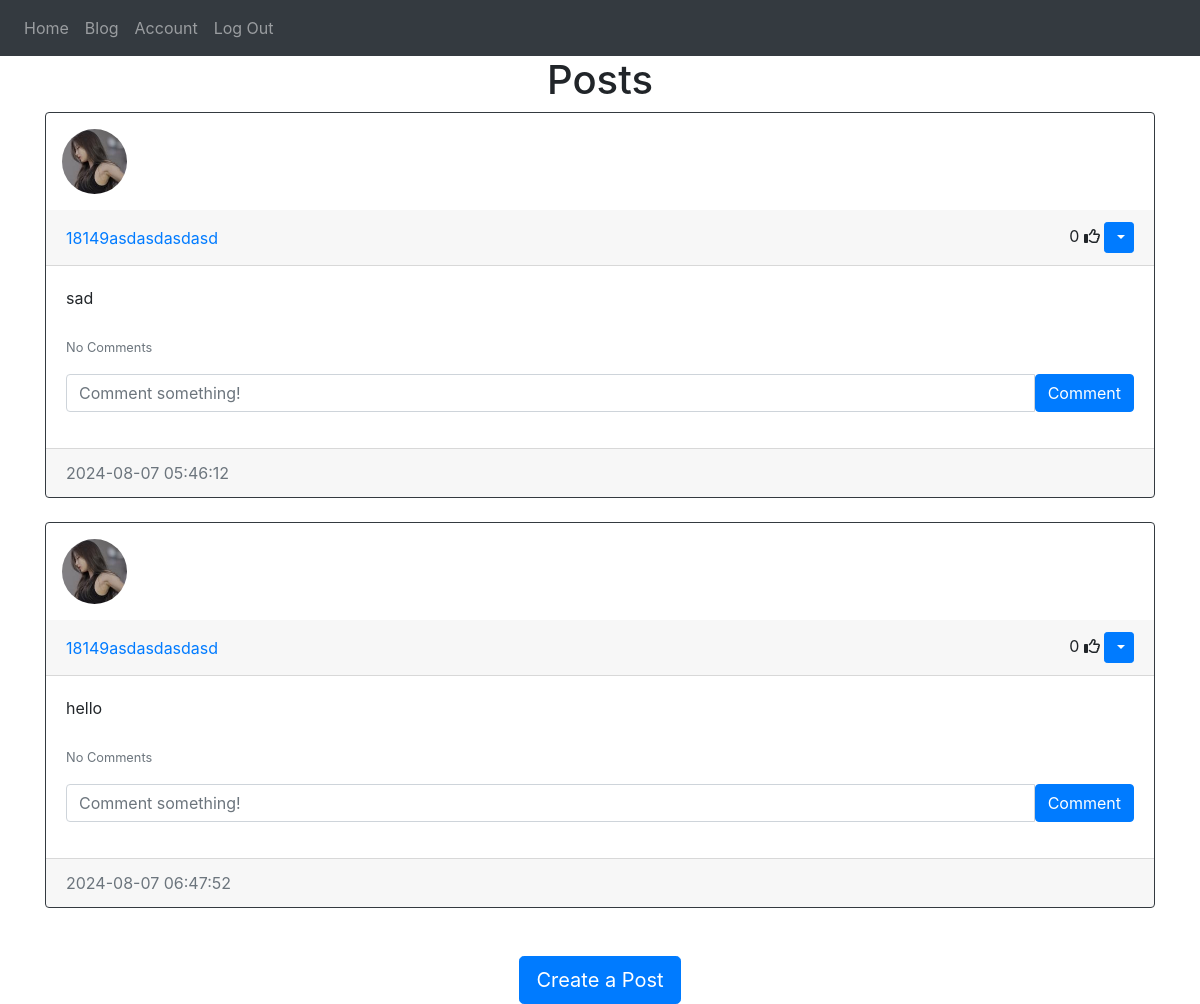
/blog (signed in), run on the app's committed database.
### website/models.py (models this page shows)
class Post(db.Model):
    id = db.Column(db.Integer, primary_key=True)
    text = db.Column(db.Text, nullable=False)
    date_created = db.Column(db.DateTime(timezone=True), default=func.now())
    author = db.Column(db.Integer, db.ForeignKey('user.id', ondelete='CASCADE'), nullable=False)
    likes = db.relationship('Like', backref='post', passive_deletes=True)
    comments = db.relationship('Comment', backref='post', passive_deletes=True)

class User(db.Model, UserMixin):
    id = db.Column(db.Integer, primary_key=True)
    email = db.Column(db.String(150), unique=True)
    username = db.Column(db.String(150), unique=True)
    password = db.Column(db.String(150))
    image_file = db.Column(db.String(20), nullable = False, default = 'default.jpg')
    date_created = db.Column(db.DateTime(timezone=True), default=func.now())
    posts = db.relationship('Post', backref='user', passive_deletes=True)
    likes = db.relationship('Like', backref='user', passive_deletes=True)
    comments = db.relationship('Comment', backref='user', passive_deletes=True)

### website/views.py (the view)
@views.route("/blog")
@login_required
def blog():
    posts = Post.query.all()
    return render_template("blog.html", user=current_user, posts=posts)

### website/__init__.py (called while the page is built)
def create_app():
    app = Flask(__name__)
    app.config['SECRET_KEY'] = "iP8BYFmrKH"
    app.config['SQLALCHEMY_DATABASE_URI'] = f'sqlite:///{DB_NAME}'
    db.init_app(app)
    from .views import views
    from .auth import auth
    app.register_blueprint(views, url_prefix="/")
    app.register_blueprint(auth, url_prefix="/")
    from .models import User, Post
    with app.app_context():
        db.create_all()
    login_manager = LoginManager()
    login_manager.login_view = "auth.login"
    login_manager.init_app(app)
    @login_manager.user_loader
    def load_user(id):
        return User.query.get(int(id))
    return app

### website/templates/blog.html
{% extends "posts_div.html" %}{% block title %}Blog{% endblock %}

### website/templates/posts_div.html (shortened to what this page needs)
{% extends "template.html" %}{% block title %}Home{% endblock %}
{% block content %}
<h1 align="center">{% block header %}Posts{% endblock %}</h1>
<div id="posts">
    {% for post in posts %}
    <div class="card border-dark">
        <img class = "rounded-circle article-img" src="{{ url_for('static', filename='profile_pics/' + post.user.image_file)}}"></img>
        <div class="card-header d-flex justify-content-between align-items-center">
            <a href="/posts/{{post.user.username}}">{{post.user.username}}</a>
            <div>
                <span id="likes-count-{{post.id}}">
                    {{ post.likes|length }}</span>
                    {% if user.id in post.likes|map(attribute="author")|list %}
                    <i
                        class="fas fa-thumbs-up"
                        id="like-button-{{post.id}}"
                        onclick="like({{post.id}})"
                    ></i>
                    {% else %}
                    <i
                        class="far fa-thumbs-up"
                        id="like-button-{{post.id}}"
                        onclick="like({{post.id}})"
                    ></i>
                    {% endif %}
                {% if user.id == post.author %}
                <div class="btn-group">
                  <button
                      type="button"
                      class="btn btn-sm btn-primary dropdown-toggle"
                     data-bs-toggle="dropdown">
                 </button>
                </div>
                {% endif %}
            </div>
        </div>
        <div class="card-body">
            <div class="card-text">{{post.text}}</div>
            <br/>
            <p class="card-text">
                {% if post.comments|length > 0 %}
                <a data-bs-toggle="collapse" href="#comments-{{post.id}}" role="button">
                    <small>View {{post.comments|length}} Comments</small>
                </a>
                {% else %}
                <small class="text-muted">No Comments</small>
                {% endif %}
            </p>
            <form
            class="input-group mb-3"
            method="POST"
            action="/create-comment/{{post.id}}"
            >
                <input
                    type="text"
                    id="text"
                    name="text"
                    class="form-control"
                    placeholder="Comment something!"
                />
                <button type"submit" class="btn btn-primary">Comment</button>
        </form>
        </div>
        <div class="card-footer text-muted">{{post.date_created}}</div>
    </div>
    <br/>
    {% endfor %}
</div>
{% block footer %}
<br/>
<div align="center">
    <a href="/create-post">
        <button type="button" class="btn btn-primary btn-lg">
            Create a Post
        </button>
    </a>
</div>
{% endblock %}
{% endblock %}

### website/static/styles.css (style rules this page uses)
.article-img { height: 65px; width: 65px; margin: 16px; }

### data on the page
Post: image_file (picture), user.username "18149asdasdasdasd", likes|length "0", text "sad", date_created "2024-08-07 05:46:12"
Post: image_file (picture), user.username "18149asdasdasdasd", likes|length "0", text "hello", date_created "2024-08-07 06:47:52"
